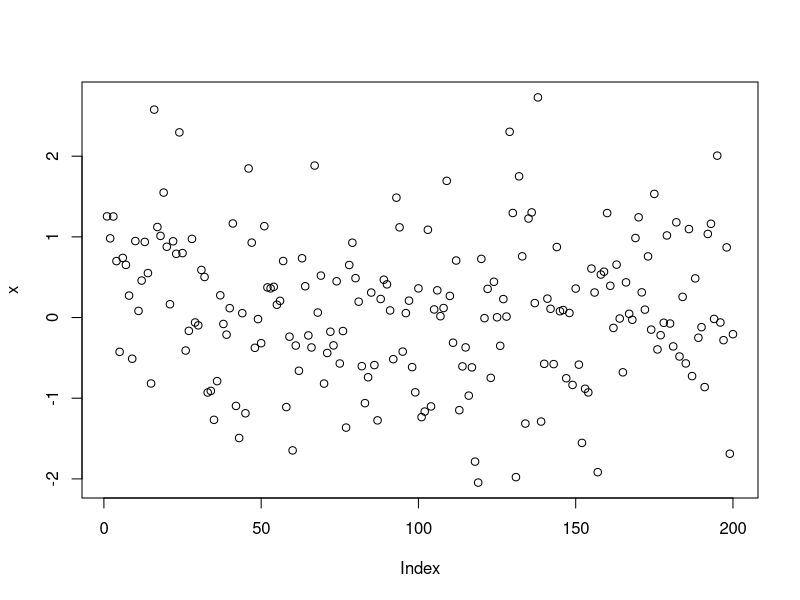

Here is the R script that generated this plot:
## ---- chunk 1
knitr::opts_chunk$set(echo = TRUE)
## ---- chunk 2
 x=rnorm(200)
 plot(x)
## ---- chunk 3
 library(knitr)
 x=rbinom(n=100,prob=.3,size=1)
 y=x+rbinom(n=100,prob=.3,size=1)
 TABLE1=table(x,y)
 kable(TABLE1)
## ---- chunk 4
 y=x+rnorm(100)
 fm=lm(y~x)
 kable(summary(fm)$coef)
